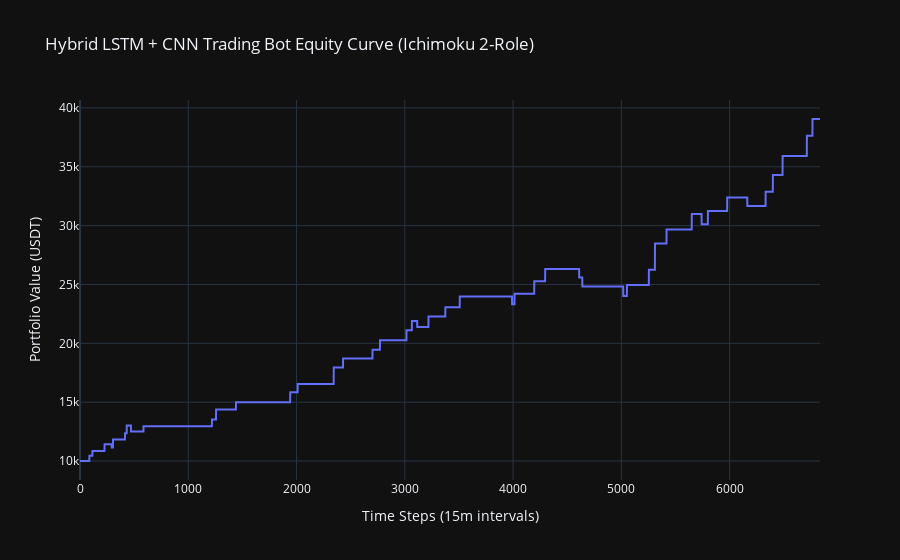

The notebook cell this image was saved under:
### Code cell
if 'model' in locals() and model is not None and trades:
    final_capital = equity_curve[-1]
    trades_df = pd.DataFrame(trades)
    
    total_return = (final_capital - INITIAL_CAPITAL) / INITIAL_CAPITAL * 100
    num_trades = len(trades_df)
    wins = trades_df[trades_df['profit'] > 0]
    win_rate = len(wins) / num_trades if num_trades > 0 else 0
    profit_factor = abs(wins['profit'].sum() / trades_df[trades_df['profit'] <= 0]['profit'].sum()) if trades_df[trades_df['profit'] <= 0]['profit'].sum() != 0 else np.inf

    equity_s = pd.Series(equity_curve)
    mdd = abs((equity_s / equity_s.cummax() - 1).min()) * 100

    print("\n--- Hybrid Backtest Results (Ichimoku 2-Role Strategy) ---")
    print(f"Final Capital: ${final_capital:,.2f}")
    print(f"Total Return: {total_return:.2f}%")
    print("-" * 25)
    print(f"Total Trades: {num_trades} (AI Filtered)")
    print(f"Win Rate: {win_rate:.2%}")
    print(f"Profit Factor: {profit_factor:.2f}")
    print(f"Max Drawdown (MDD): {mdd:.2f}%")
    print("-" * 25)

    fig = go.Figure()
    fig.add_trace(go.Scatter(x=list(range(len(equity_curve))), y=equity_curve, mode='lines', name='Equity Curve'))
    fig.update_layout(title='Hybrid LSTM + CNN Trading Bot Equity Curve (Ichimoku 2-Role)', xaxis_title=f'Time Steps ({timeframe} intervals)', yaxis_title='Portfolio Value (USDT)', template='plotly_dark')
    fig.show()

else:
    print("\n--- Backtest Results ---")
    print("No trades were executed. Try adjusting the PROB_THRESHOLD or the core strategy.")

### Figure 1 — Plotly figure (JSON) as saved in the notebook; plotly's stock layout.template omitted (floating-point values rounded to 4 significant figures; data arrays with more than 128 entries replaced by an {"elided": "..."} marker saying what was removed)
{"data": [{"mode": "lines", "name": "Equity Curve", "type": "scatter", "x": {"elided": "6836 int values"}, "y": {"elided": "6836 float values"}}], "layout": {"title": {"text": "Hybrid LSTM + CNN Trading Bot Equity Curve (Ichimoku 2-Role)"}, "xaxis": {"title": {"text": "Time Steps (15m intervals)"}}, "yaxis": {"title": {"text": "Portfolio Value (USDT)"}}}}
